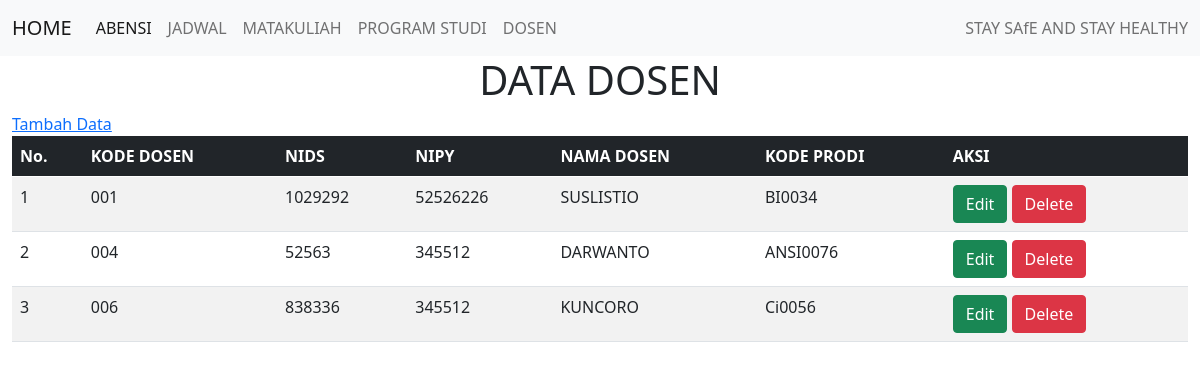
Screenshot of /dosen.php with the database file from the repository.
### tables this page shows
CREATE TABLE `tbldosen` (
  `kodedosen` varchar(5) NOT NULL,
  `nids` varchar(12) DEFAULT NULL,
  `nipy` varchar(12) DEFAULT NULL,
  `namadosen` varchar(80) DEFAULT NULL,
  `kodeprodi` varchar(13) DEFAULT NULL
);

### koneksi.php (called while the page is built)
<?php
    class Connection {
        public function get_connection(){
            $host       = "localhost";
            $database   = "absensi";
            $username   = "root";
            $password   = "";
            $connect = new mysqli($host, $username, $password, $database);
            return $connect;
        }
    }
?>

### model.php (called while the page is built, shortened)
<?php
    include 'koneksi.php';
    class Model extends Connection{
        public function __construct(){
            $this->conn = $this->get_connection();
        }
        public function tampil_dosen(){
            $sql = "SELECT * FROM tbldosen";
            $bind = $this->conn->query($sql);
            while ($obj = $bind->fetch_object()) {
                $baris[] = $obj;
            }
            if (!empty($baris)) {
                return $baris;
            }
        }
    }
?>

### dosen.php (the view, shortened to what this page needs)
<?php
include 'model.php';
$model = new Model();
$index = 1;
?>
<!DOCTYPE html>
<html lang="en">
<head>
    <link href="https://cdn.jsdelivr.net/npm/bootstrap@5.0.0-beta3/dist/css/bootstrap.min.css" rel="stylesheet">
</head>
<body>
    <?php
    include 'navbar.php';
    ?>
    <div class="container-fluid">
        <h1 align ="center">DATA DOSEN</h1>
        <a href="insert_dosen.php"> Tambah Data</a><br>
        <table class="table table-striped">
            <thead class="table-dark">
                <tr>
                    <th>No.</th>
                    <th>KODE DOSEN</th>
                    <th>NIDS</th>
                    <th>NIPY</th>
                    <th>NAMA DOSEN</th>
                    <th>KODE PRODI</th>
                    <th>AKSI</th>
                </tr>
            </thead>
            <tbody>
                <?php
                $result = $model->tampil_dosen();
                if (!empty($result)) {
                    foreach ($result as $data) : ?>
                        <tr>
                            <td><?= $index++ ?></td>
                            <td><?= $data->kodedosen ?></td>
                            <td><?= $data->nids ?></td>
                            <td><?= $data->nipy ?></td>
                            <td><?= $data->namadosen ?></td>
                            <td><?= $data->kodeprodi ?></td>
                            <td>
                                <a class="btn btn-success" name="edit" id="edit" href="edit_dosen.php?id=<?= $data->kodedosen ?>">Edit</a>
                                <a class="btn btn-danger" name="delete" id="delete" href="proces.php?id=<?= $data->kodedosen ?>">Delete</a>
                            </td>
                        </tr>
                    <?php endforeach;
                } else { ?>
                    <tr>
                        <td colspan="9">Belum Ada Data Pada Tabel Data Dosen</td>
                    </tr>
                <?php } ?>
            </tbody>
        </table>
    </div>
</body>
</html>

### navbar.php (shortened to what this page needs)
<!DOCTYPE html>
<html lang="en">
<head>
  <link href="https://cdn.jsdelivr.net/npm/bootstrap@5.0.0-beta3/dist/css/bootstrap.min.css" rel="stylesheet">
</head>
<body>
  <nav class="navbar navbar-expand-lg navbar-light bg-light">
    <div class="container-fluid">
      <a class="navbar-brand" href="index.php">HOME</a>
      <div class="collapse navbar-collapse" id="navbarText">
        <ul class="navbar-nav me-auto mb-2 mb-lg-0">
          <li class="nav-item">
            <a class="nav-link active" aria-current="page" href="absensi.php">ABENSI</a>
          </li>
          <li class="nav-item">
            <a class="nav-link" href="jadwal.php">JADWAL</a>
          </li>
          <li class="nav-item">
            <a class="nav-link" href="matkul.php">MATAKULIAH</a>
          </li>
          <li class="nav-item">
            <a class="nav-link" href="prodi.php">PROGRAM STUDI</a>
          </li>
          <li class="nav-item">
            <a class="nav-link" href="dosen.php">DOSEN</a>
          </li>
        </ul>
        <span class="navbar-text">
          STAY SAfE AND STAY HEALTHY
        </span>
      </div>
    </div>
  </nav>
</body>
</html>

### rows the page displays
tbldosen: kodedosen "001", nids "1029292", nipy "52526226", namadosen "SUSLISTIO", kodeprodi "BI0034"
tbldosen: kodedosen "004", nids "52563", nipy "345512", namadosen "DARWANTO", kodeprodi "ANSI0076"
tbldosen: kodedosen "006", nids "838336", nipy "345512", namadosen "KUNCORO", kodeprodi "Ci0056"
